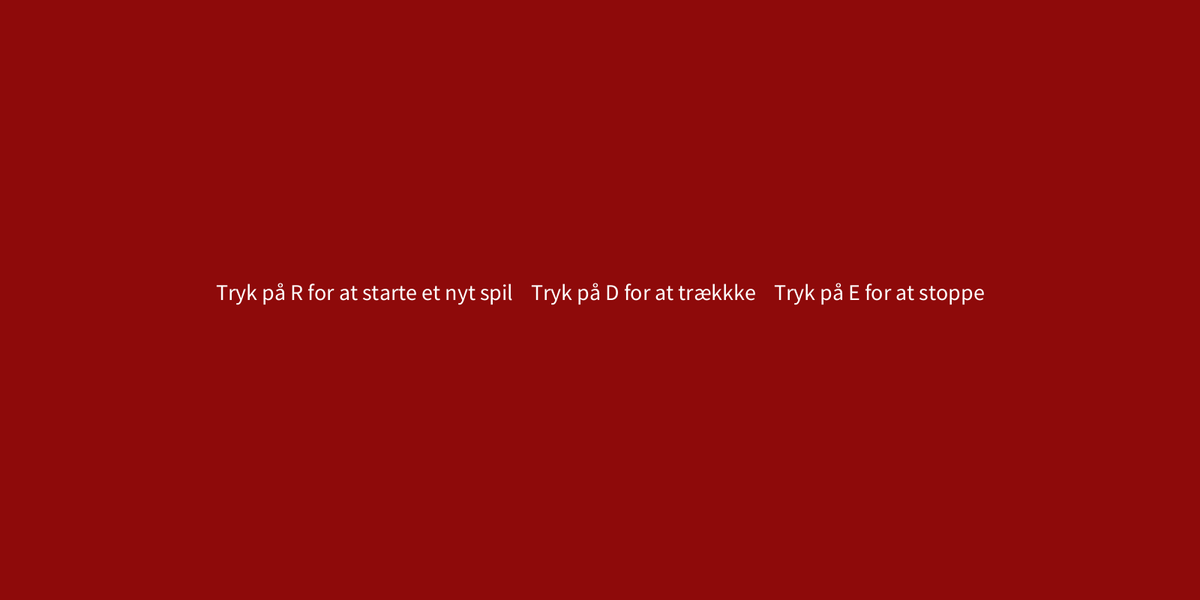
Frame 1 (no input)
Frame 60 (the mouse pressed at the canvas centre just before this capture): identical to frame 1, image omitted
Frame 120 (the mouse held since frame 60 and released just before this capture): identical to frame 1, image omitted

The Processing sketch that drew this single still picture (run headless with seeded random() and noise(); from frame 60 on, the mouse is pressed at the canvas centre):

// Processing sketch: Kortspil
// ── Kortspil.pde
//kortspil
String[] kulor    = {"hjerter", "klor", "ruder", "spar"};
String[] vaerdi   ={"A", "2", "3", "4", "5", "6", "7", "8", "9", "10", "J", "D", "K"};
String[] kortSpil = new String[52];

//Spiller
String[] spillerKort=new String[52];

//hus
String[] husKort=new String[52];

//variabler
int traek=2;
int spillerSum;
int husSum;
int husK;

void setup() {
  size(1600, 800);
  background(142,10,10);
  textSize(30);
  //intro tekst
  textAlign(CENTER);
  text("Tryk på R for at starte et nyt spil    Tryk på D for at trækkke    Tryk på E for at stoppe", width/2, height/2);
}

void draw() {
}

//hvis der trykkes på en knap
void keyPressed() {
  //ved tryk på d
  if (key=='d') {
    //spillekortet i arrayet med pladsen traek får tildelt et kort
    spillerKort[traek]=tilfaeldigKort();
    //spillersum opdateres
    spillerSum+=hvorMangePoint(spillerKort[traek]);
    //spillerkortet tegnes hvor kortet placeres på den nederste tredjsedel af skærmen
    tegnKort(spillerKort[traek], traek, 2);

    //der lægges en til traek
    traek+=1;
  }
  //hvis der trykkes på e
  if (key=='e') {
    //for loop der kører når den er mindre end m
    for (int m=1; m<husK; m++) {
      //de resterende af husets kort tegnes på den øverste del af skærmen
      tegnKort(husKort[m], m, 0);
    }
    //tekst der viser resultatet
    textSize(100);
    textAlign(CENTER);
    text(vinder(spillerSum, husSum), width/2, height/2);
    point();
  }
  //hvis der trykkes på r
  if (key=='r') {
    //Kortspil laves
    lavKortSpil();
    //Baggrundsfarve
    background(142,10,10);

    //variablerne sættes til standardværdierne
    spillerKort=new String[52];
    husKort=new String[52];

    traek=2;
    spillerSum=0;
    husSum=0;
    husK=0;

    //forloop der giver spilleren to kort og udregner værdien for spillerens aktuelle hånd, samt at tegne kortene
    for (int i=0; i<traek; i++) {
      spillerKort[i]=tilfaeldigKort();

      spillerSum+=hvorMangePoint(spillerKort[i]);

      tegnKort(spillerKort[i], i, 2);
    }

    //forloop der tildeler huset kort indtil husets hånd indtil summen heraf er 16
    for (int j=0; j<52; j++) {
      husKort[j]=tilfaeldigKort();
      husSum+=hvorMangePoint(husKort[j]);
      husK+=1;
      if (husSum>=16) break;
    }
    //kortene tegnes
    tegnKort(husKort[0], 0, 0);
  }
}

//værdiudregning
int hvorMangePoint(String kort) {
  //lokale variabler
  String[] list=split(kort, " ");
  String value=list[1];
  int s;
  //Værdien af kortet findes
  if (value.equals("A")) {
    s=11;
  } else if (value.equals("J")) {
    s=10;
  } else if (value.equals("D")) {
    s=10;
  } else if (value.equals("K")) {
    s=10;
  } else {
    s=Integer.parseInt(value);
  }
  return s;
}

//korttrækning
String tilfaeldigKort() {
  //lokale variabler
  String k="";
  int valgtKort=(int)random(0, 52);
  //der tjekkes om  værdien af det valgte kort er "Er trukket", hvis dette er sandt kaldes funktionen igen, elles sættes k variablen til det valgte kort og nummeret i kortspillet sættes til "Er trukket"
  if (kortSpil[valgtKort].equals("Er trukket")) {
    return tilfaeldigKort();
  } else {
    k=kortSpil[valgtKort];
    kortSpil[valgtKort]="Er trukket";
    return k;
  }
}

//resultatet
String vinder(int spiller, int hus) {
  //lokale variabler
  String t="";
  //der tjekkes hvem der er tættest på 21
  if (abs(21-spiller)>=abs(21-hus)) {
    t="Du taber";
    return t;
  } else {
    t="Du vinder";
    return t;
  }
}

//tegn kort
void tegnKort(String kort, int j, int placY) {
  //lokale variabler
  float x=(width/8)*j;
  float y=(placY*height)/3;

  //kortene der tegnes
  fill(10);
  rect(x, y, width/8-10, height/3);
  fill(240);
  //teksten der skrives 
  textAlign(LEFT);
  textSize(20);
  text(kort, x+30, y+40);
}

//angivelse af point
void point() {
  textAlign(LEFT);
  textSize(20);
  text("Du har: " + spillerSum + " Dealer har: " + husSum, 10, 10+height/2);
}

//kortspil
void lavKortSpil() {
  int nr = 0;
  for (int k=0; k<4; k++ ) {
    for (int v=0; v<13; v++) {
      kortSpil[nr] = kulor[k] + " " + vaerdi[v];
      nr++;
    }
  }
}
